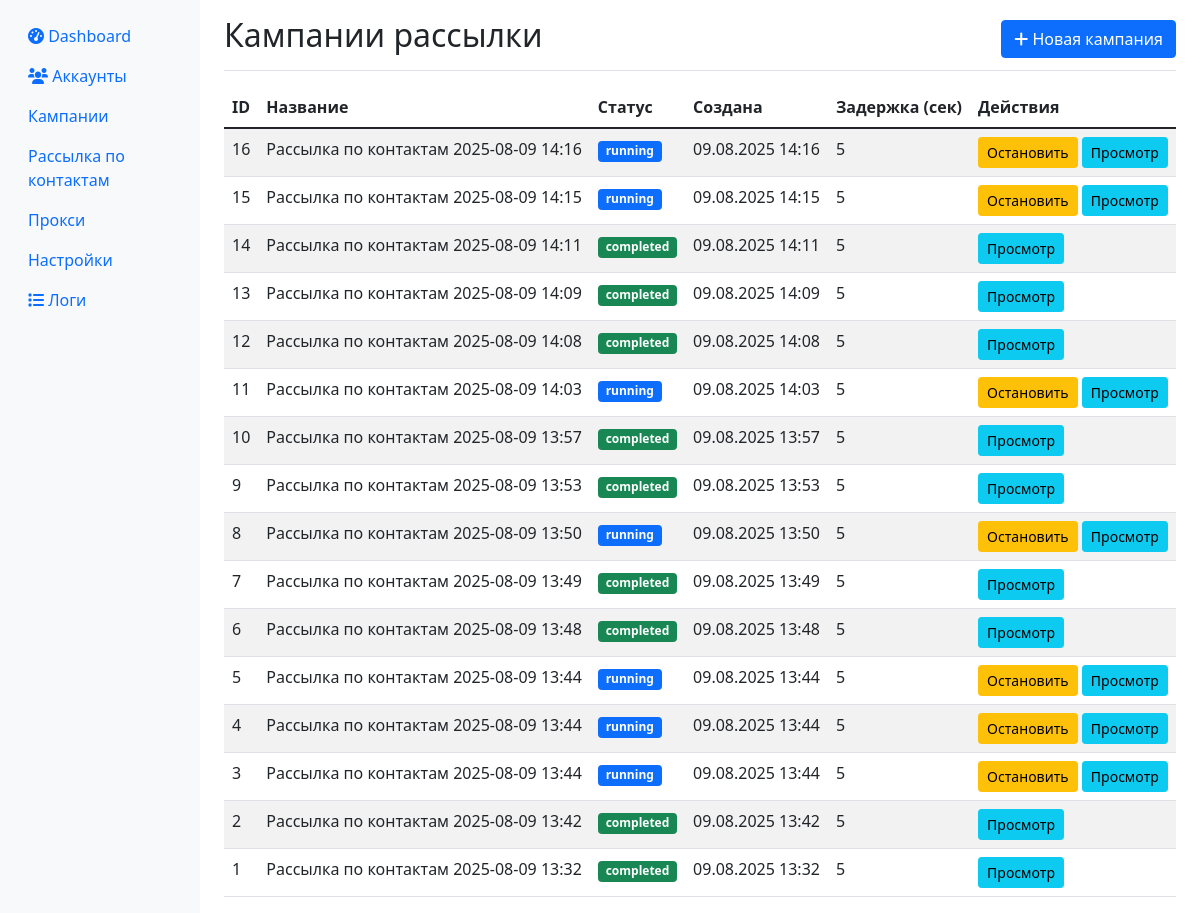
The page /campaigns on the database as committed earlier.
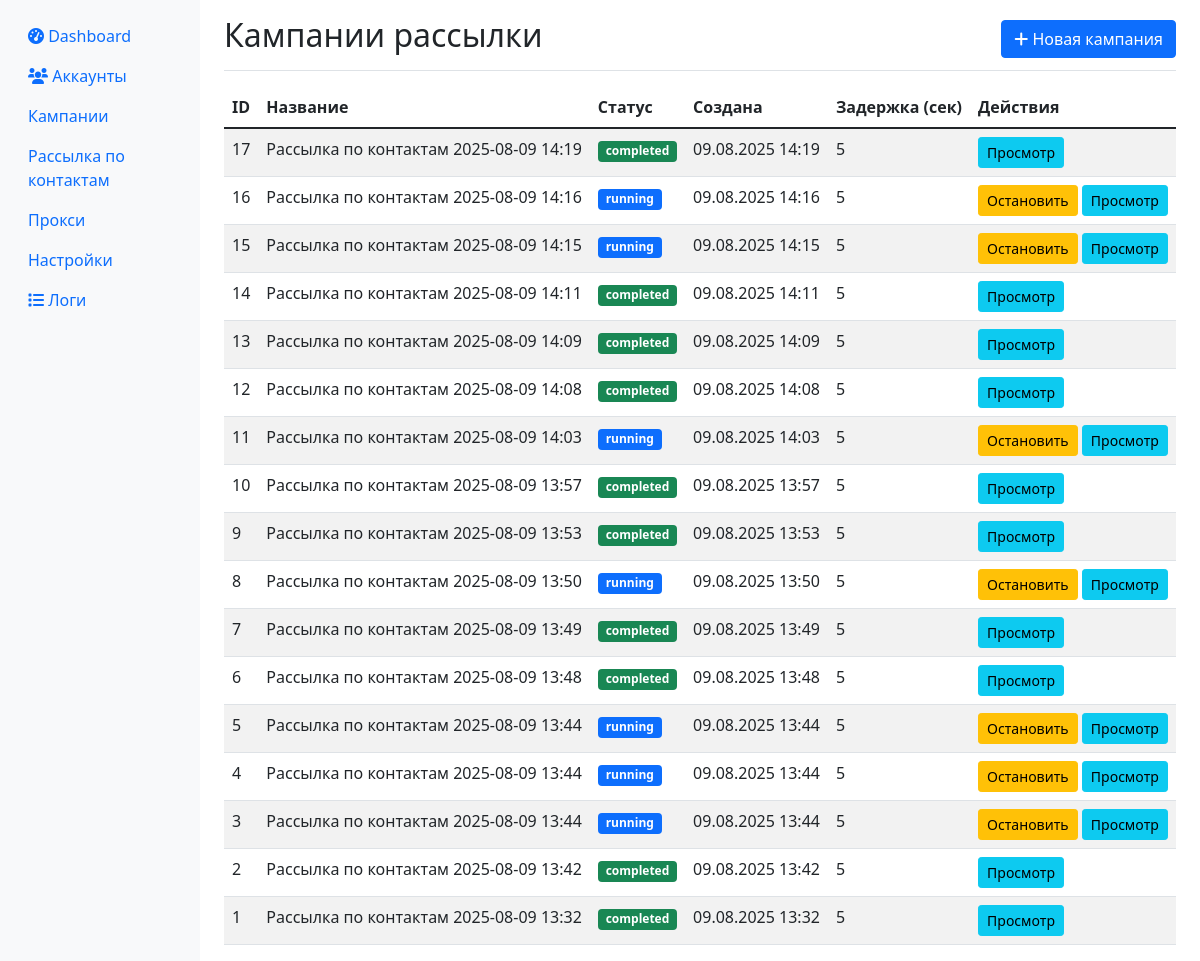
The same page on the database as committed later.
### app/database.py (models this page shows)
class Campaign(Base):
    __tablename__ = "campaigns"
    id = Column(Integer, primary_key=True, index=True)
    name = Column(String)
    channel_message = Column(Text, nullable=True)
    group_message = Column(Text, nullable=True)
    private_message = Column(Text, nullable=True)
    channels_list = Column(Text, nullable=True)
    groups_list = Column(Text, nullable=True)
    private_list = Column(Text, nullable=True)
    delay_seconds = Column(Integer, default=3)
    attachment_path = Column(String, nullable=True)
    status = Column(String, default="created")  # created, running, paused, completed, scheduled, cancelled
    created_at = Column(DateTime, default=datetime.utcnow)
    scheduled_start = Column(DateTime, nullable=True)  # время запланированного старта
    account_id = Column(Integer, nullable=True)  # для привязки к конкретному аккаунту

### app/web.py (the view)
@app.get("/campaigns", response_class=HTMLResponse)
async def campaigns_page(request: Request, db: Session = Depends(get_db)):
    campaigns = db.query(Campaign).order_by(Campaign.created_at.desc()).all()
    return templates.TemplateResponse("campaigns.html", {
        "request": request,
        "campaigns": campaigns
    })

### templates/campaigns.html (shortened to what this page needs)
{% extends "base.html" %}
{% block content %}
<div class="d-flex justify-content-between flex-wrap flex-md-nowrap align-items-center pt-3 pb-2 mb-3 border-bottom">
    <h1 class="h2">Кампании рассылки</h1>
    <a href="/campaigns/new" class="btn btn-primary">
        <i class="fas fa-plus"></i> Новая кампания
    </a>
</div>
<div class="table-responsive">
    <table class="table table-striped">
        <thead>
            <tr>
                <th>ID</th>
                <th>Название</th>
                <th>Статус</th>
                <th>Создана</th>
                <th>Задержка (сек)</th>
                <th>Действия</th>
            </tr>
        </thead>
        <tbody>
            {% for campaign in campaigns %}
            <tr>
                <td>{{ campaign.id }}</td>
                <td>{{ campaign.name }}</td>
                <td>
                    <span class="badge bg-{% if campaign.status == 'running' %}primary{% elif campaign.status == 'completed' %}success{% elif campaign.status == 'paused' %}warning{% else %}secondary{% endif %}">
                        {{ campaign.status }}
                    </span>
                </td>
                <td>{{ campaign.created_at.strftime('%d.%m.%Y %H:%M') }}</td>
                <td>{{ campaign.delay_seconds }}</td>
                <td>
                    {% if campaign.status == 'draft' or campaign.status == 'paused' %}
                    <button class="btn btn-sm btn-success" onclick="startCampaign({{ campaign.id }})">
                        Запустить
                    </button>
                    {% elif campaign.status == 'running' %}
                    <button class="btn btn-sm btn-warning" onclick="stopCampaign({{ campaign.id }})">
                        Остановить
                    </button>
                    {% endif %}
                    <button class="btn btn-sm btn-info" onclick="viewCampaign({{ campaign.id }})">
                        Просмотр
                    </button>
                </td>
            </tr>
            {% endfor %}
        </tbody>
    </table>
</div>
{% endblock %}

### templates/base.html (shortened to what this page needs)
<!DOCTYPE html>
<html lang="ru">
<head>
    <link href="https://cdn.jsdelivr.net/npm/bootstrap@5.1.3/dist/css/bootstrap.min.css" rel="stylesheet">
    <link href="https://cdnjs.cloudflare.com/ajax/libs/font-awesome/6.0.0/css/all.min.css" rel="stylesheet">
</head>
<body>
    <div class="container-fluid">
        <div class="row">
            <nav class="col-md-2 d-md-block sidebar collapse">
                <div class="position-sticky pt-3">
                    <ul class="nav flex-column">
                        <li class="nav-item">
                            <a class="nav-link" href="/">
                                <i class="fas fa-tachometer-alt"></i> Dashboard
                            </a>
                        </li>
                        <li class="nav-item">
                            <a class="nav-link" href="/accounts">
                                <i class="fas fa-users"></i> Аккаунты
                            </a>
                        </li>
                        <li class="nav-item">
                            <a class="nav-link" href="/campaigns">Кампании</a>
                        </li>
                        <li class="nav-item">
                            <a class="nav-link" href="/contacts-campaign">Рассылка по контактам</a>
                        </li>
                        <li class="nav-item">
                            <a class="nav-link" href="/proxies">Прокси</a>
                        </li>
                        <li class="nav-item">
                            <a class="nav-link" href="/settings">Настройки</a>
                        </li>
                        <li class="nav-item">
                            <a class="nav-link" href="/logs">
                                <i class="fas fa-list"></i> Логи
                            </a>
                        </li>
                    </ul>
                </div>
            </nav>
            <main class="col-md-10 ms-sm-auto px-md-4">
                {% block content %}{% endblock %}
            </main>
        </div>
    </div>
</body>
</html>

### templates/base.html (style rules this page uses)
.sidebar { min-height: 100vh; background-color: #f8f9fa; }

Rows that differ between the two databases and show on the page:
added Campaign: id "17", name "Рассылка по контактам 2025-08-09 14:19", status "completed", created_at "09.08.2025 14:19", delay_seconds "5"
